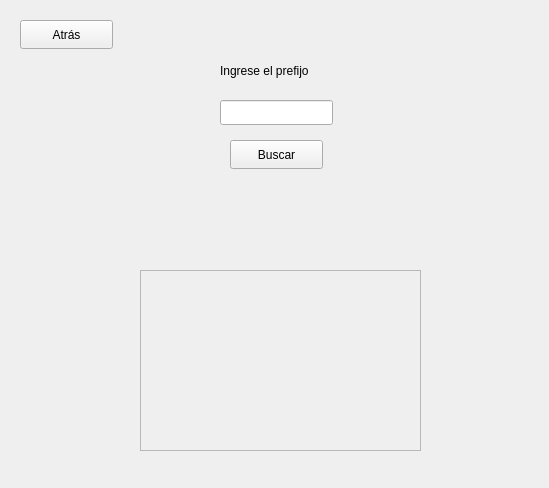
<?xml version="1.0" encoding="UTF-8"?>
<ui version="4.0">
 <class>busquedaStartWithReceptor</class>
 <widget class="QWidget" name="busquedaStartWithReceptor">
  <property name="geometry">
   <rect>
    <x>0</x>
    <y>0</y>
    <width>549</width>
    <height>488</height>
   </rect>
  </property>
  <property name="windowTitle">
   <string>Form</string>
  </property>
  <widget class="QLabel" name="label">
   <property name="geometry">
    <rect>
     <x>220</x>
     <y>50</y>
     <width>121</width>
     <height>41</height>
    </rect>
   </property>
   <property name="text">
    <string>Ingrese el prefijo</string>
   </property>
  </widget>
  <widget class="QPushButton" name="btn_atras">
   <property name="geometry">
    <rect>
     <x>20</x>
     <y>20</y>
     <width>93</width>
     <height>29</height>
    </rect>
   </property>
   <property name="text">
    <string>Atrás</string>
   </property>
  </widget>
  <widget class="QPushButton" name="btn_buscar">
   <property name="geometry">
    <rect>
     <x>230</x>
     <y>140</y>
     <width>93</width>
     <height>29</height>
    </rect>
   </property>
   <property name="text">
    <string>Buscar</string>
   </property>
  </widget>
  <widget class="QLineEdit" name="prefijo">
   <property name="geometry">
    <rect>
     <x>220</x>
     <y>100</y>
     <width>113</width>
     <height>25</height>
    </rect>
   </property>
  </widget>
  <widget class="QLabel" name="aviso">
   <property name="geometry">
    <rect>
     <x>50</x>
     <y>180</y>
     <width>451</width>
     <height>81</height>
    </rect>
   </property>
   <property name="text">
    <string/>
   </property>
  </widget>
  <widget class="QScrollArea" name="scrollArea">
   <property name="geometry">
    <rect>
     <x>140</x>
     <y>270</y>
     <width>281</width>
     <height>181</height>
    </rect>
   </property>
   <property name="widgetResizable">
    <bool>true</bool>
   </property>
   <widget class="QWidget" name="scrollAreaWidgetContents">
    <property name="geometry">
     <rect>
      <x>0</x>
      <y>0</y>
      <width>279</width>
      <height>179</height>
     </rect>
    </property>
   </widget>
  </widget>
 </widget>
 <resources/>
 <connections/>
</ui>
